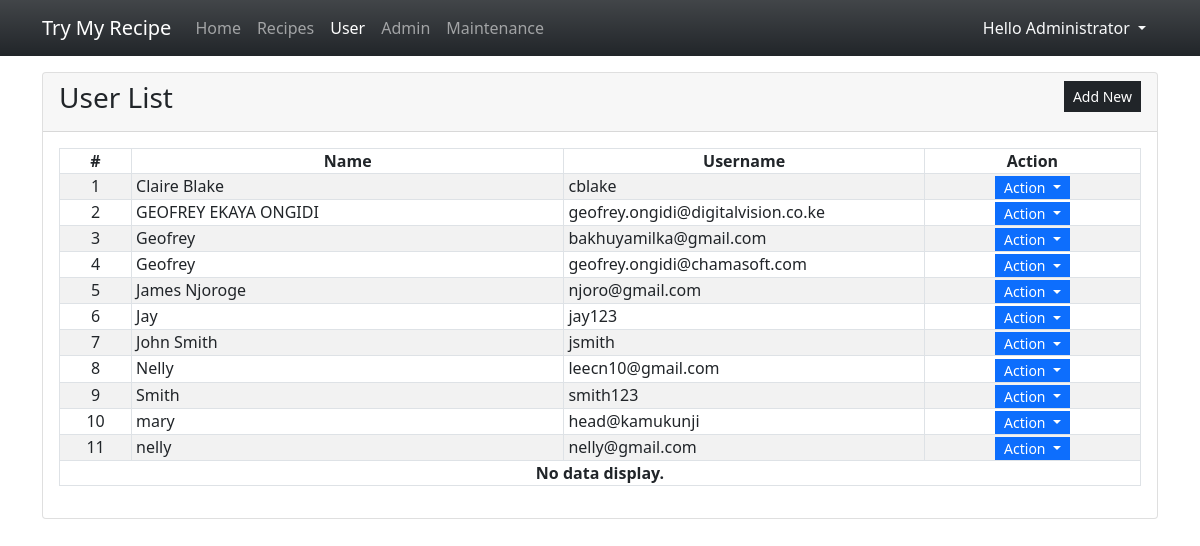
The app's page /admin/?page=users (signed in), older data.
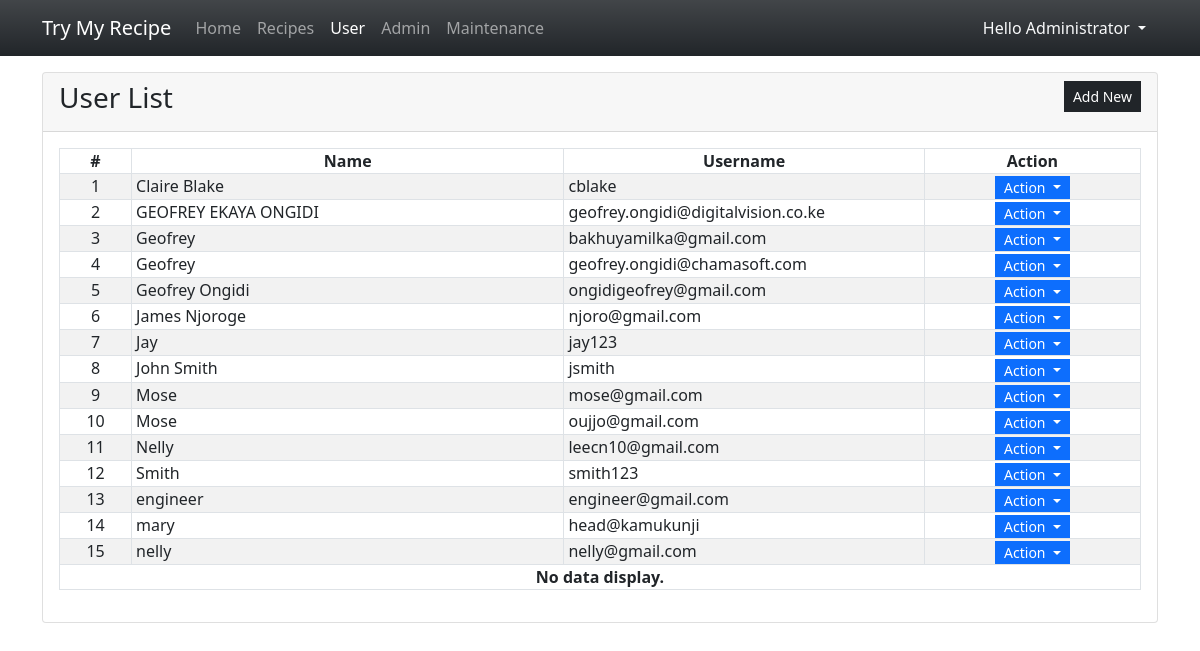
The same page, newer data.
### tables this page shows
CREATE TABLE `user_list` (
            `user_id` INTEGER NOT NULL PRIMARY KEY AUTOINCREMENT,
            `fullname` INTEGER NOT NULL,
            `username` TEXT NOT NULL,
            `password` TEXT NOT NULL,
            `status` INTEGER NOT NULL Default 1,
            `date_created` TIMESTAMP DEFAULT CURRENT_TIMESTAMP
        , `otp` INT(10));

### admin/users.php (the view, shortened to what this page needs)
<div class="card">
    <div class="card-header d-flex justify-content-between">
        <h3 class="card-title">User List</h3>
        <div class="card-tools align-middle">
            <button class="btn btn-dark btn-sm py-1 rounded-0" type="button" id="create_new">Add New</button>
        </div>
    </div>
    <div class="card-body">
        <table class="table table-hover table-striped table-bordered">
            <colgroup>
                <col width="5%">
                <col width="30%">
                <col width="25%">
                <col width="15%">
            </colgroup>
            <thead>
                <tr>
                    <th class="text-center p-0">#</th>
                    <th class="text-center p-0">Name</th>
                    <th class="text-center p-0">Username</th>
                    <th class="text-center p-0">Action</th>
                </tr>
            </thead>
            <tbody>
                <?php
                $sql = "SELECT * FROM `user_list` where user_id != 1 order by `fullname` asc";
                $qry = $conn->query($sql);
                $i = 1;
                    while($row = $qry->fetchArray()):
                ?>
                <tr>
                    <td class="text-center p-0"><?php echo $i++; ?></td>
                    <td class="py-0 px-1"><?php echo $row['fullname'] ?></td>
                    <td class="py-0 px-1"><?php echo $row['username'] ?></td>
                    <th class="text-center py-0 px-1">
                        <div class="btn-group" role="group">
                            <button id="btnGroupDrop1" type="button" class="btn btn-primary dropdown-toggle btn-sm rounded-0 py-0" data-bs-toggle="dropdown" aria-expanded="false">
                            Action
                            </button>
                        </div>
                    </th>
                </tr>
                <?php endwhile; ?>
                <?php if(!$qry->fetchArray()): ?>
                    <tr>
                        <th class="text-center p-0" colspan="5">No data display.</th>
                    </tr>
                <?php endif; ?>
            </tbody>
        </table>
    </div>
</div>

### admin/index.php (shortened to what this page needs)
<?php
$page = isset($_GET['page']) ? $_GET['page'] : 'home';
?>
<!DOCTYPE html>
<html lang="en">
<head>
    <link rel="stylesheet" href="../Font-Awesome-master/css/all.min.css">
    <link rel="stylesheet" href="../css/bootstrap.min.css">
    <link rel="stylesheet" href="../summernote/summernote-lite.min.css">
    <link rel="stylesheet" href="../DataTables/datatables.min.css">
</head>
<body>
    <main>
    <nav class="navbar navbar-expand-lg navbar-dark bg-dark bg-gradient" id="topNavBar">
        <div class="container">
            <a class="navbar-brand" href="./">
            Try My Recipe
            </a>
            <div class="collapse navbar-collapse" id="navbarNav">
                <ul class="navbar-nav">
                    <li class="nav-item">
                        <a class="nav-link <?php echo ($page == 'home')? 'active' : '' ?>" aria-current="page" href="./">Home</a>
                    </li>
                    <li class="nav-item">
                        <a class="nav-link  <?php echo ($page == 'recipes')? 'active' : '' ?>" href="./?page=recipes">Recipes</a>
                    </li>
                    <li class="nav-item">
                        <a class="nav-link <?php echo ($page == 'users')? 'active' : '' ?>" aria-current="page" href="./?page=users">User</a>
                    </li>
                    <?php if($_SESSION['type'] == 1): ?>
                    <li class="nav-item">
                        <a class="nav-link <?php echo ($page == 'admin')? 'active' : '' ?>" aria-current="page" href="./?page=admin">Admin</a>
                    </li>
                    <li class="nav-item">
                        <a class="nav-link" href="./?page=maintenance">Maintenance</a>
                    </li>
                    <?php endif; ?>
                </ul>
            </div>
            <div>
            <div class="dropdown">
                <button class="btn btn-secondary dropdown-toggle bg-transparent  text-light border-0" type="button" id="dropdownMenuButton1" data-bs-toggle="dropdown" aria-expanded="false">
                    Hello <?php echo $_SESSION['fullname'] ?>
                </button>
            </div>
            </div>
        </div>
    </nav>
    <div class="container py-3" id="page-container">
        <?php
            include $page.'.php';
        ?>
    </div>
    </main>
</body>
</html>

### admin/index.php (style rules this page uses)
:root { --bs-success-rgb:71, 222, 152 !important; }
html,body { height:100%; width:100%; }
main { height:100%; display:flex; flex-flow:column; }
#page-container { flex: 1 1 auto; overflow:auto; }
#topNavBar { flex: 0 1 auto; }

Row changes from the older to the newer data that the page shows:
added user_list: fullname "Geofrey Ongidi", username "ongidigeofrey@gmail.com"
added user_list: fullname "Mose", username "mose@gmail.com"
added user_list: fullname "Mose", username "oujjo@gmail.com"
added user_list: fullname "engineer", username "engineer@gmail.com"
